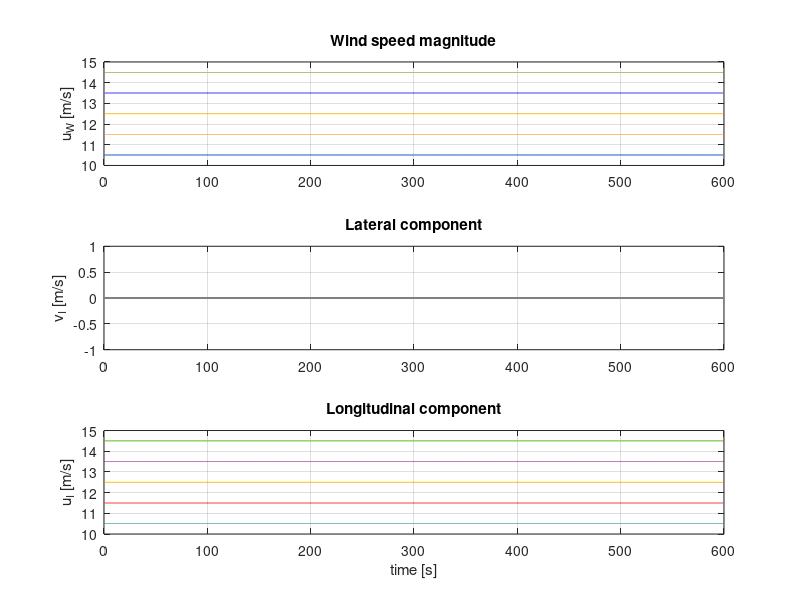

Source code (MATLAB): (Note: this script raises an error after producing the figure.)
%
%   [Description]
%   Script to generate an Extreme Coherent Gust with direction change (ECD)
%   according to IEC 61400-1.
%
%
%% Setup
clear all; close all; clc;

FileName = 'SteadyWind';

%% Preprocessing
% Time discretization
T           = 600;                   % [s]   total simulation time
dt          = 1/100;               	% [s]   simulation time step
t           = 0:dt:T-dt;            % [s]   simulation time vector

% Wind conditions at hub height
V_hub       = 12.5;                 % [m/s] mean wind speed at hub height: v_rated + 2/m/s 
t_start     = 30;                   % [s]   start time of gust event

% Extreme coherent gust with direction change (ECD - IEC 6.3.2.5)
% V_cg        = 15;                   % [m/s] coherent gust amplitude
% T_gust      = 10;                   % [s]   rise time of coherent gust

% Grid definition
dy          = 10;                   % [m]   lateral spacing
dz          = 10;                   % [m]   vertical spacing
Ny          = 29;                   % [-]   number of grid points in lateral direction
Nz          = 29;                   % [-]   number of grid points in vertical direction

% Some variables required in the Type 4 wind: Bladed style
HubHeight   = 150;                  % [m]   hub height      
URef        = V_hub;         % [m/s] reference mean wind speed
zOffset     = HubHeight;            % [m]   reference height of the grid
z0          = 0.1;                  % [m]   the rougthness length, not really used

% The normal wind profile model (NWP - IEC 6.3.1.2)
alpha       = 0.2;                                  % [-]   shear exponent for NWP
z_hub       = HubHeight;
z           = [-(Nz-1)/2:1:(Nz-1)/2]*dz+HubHeight;  % [m]   vertical coordinates of the grid
% V_z         = V_hub*(z/z_hub).^alpha;               % [m/s] mean wind profile at each vertical grid point
m           = 0.02; % [(m/s)/m]
V_z         = V_hub + m*(z - z_hub);   % [m/s] wind profile with linear shear

% --- Steady wind magnitude with shear ---
u_W         = NaN(Nz, length(t));
u_W = repmat(V_z(:), 1, length(t));   % [Nz x Nt]

% --- No direction change ---
theta       = NaN(1, length(t));   
theta_cg    = ones(1, length(t)).*deg2rad((720/V_hub));     % [rad]
theta = zeros(1, length(t));    % [1 x Nt]

% Transformation into inertial coordinate system
u_I = u_W .* repmat(cos(theta), Nz, 1);   % = u_W
v_I = u_W .* repmat(sin(theta), Nz, 1);   % = 0

%% Plot and validate results
Idx = ismember(z,[50:50:250]);

figure

subplot(311)
hold on; grid on; box on
plot(t,u_W(Idx,:)')
ylabel('u_W [m/s]')
title('Wind speed magnitude')

subplot(312)
hold on; grid on; box on
plot(t,v_I(Idx,:)')
ylabel('v_I [m/s]')
title('Lateral component')

subplot(313) 
hold on; grid on; box on
plot(t,u_I(Idx,:)')
ylabel('u_I [m/s]')
title('Longitudinal component')

xlabel('time [s]')
legend(z(Idx)+" m")

%% Prepare output arrays for .wnd-file
SummVars(1) = HubHeight;    % HubHeight
SummVars(3) = URef;         % Mean wind speed at hub-height

velocity    = NaN(max(size(t)),3,Ny,Nz);  % [time, (u,v,w), y, z]
for iy = 1:Ny
    for iz = 1:Nz
        velocity(:,1,iy,iz) = u_I(iz,:);    % longitudinal component
        velocity(:,2,iy,iz) = v_I(iz,:);    % lateral component
        velocity(:,3,iy,iz) = 0;            % no vertical component
    end
end

% Get turbulence intensity for .sum-file
% here we use std u for w component to avoid dividing by zero
TI_scale = max(std(squeeze(velocity(:,1,ceil(Ny/2),ceil(Nz/2))))/URef*100, 1.0);
SummVars(4) = TI_scale;
SummVars(5) = TI_scale;
SummVars(6) = TI_scale;

% Export rotor-plane wind field (.wnd + .sum) for OpenFAST
disp('Exporting rotor plane wind field as ".wnd" binary files...')
WriteBLgrid([FileName '.wnd'], velocity, dy, dz, dt, zOffset, z0, SummVars)

fileID    = fopen([FileName '.sum'],'w');
fprintf(fileID,'This summary file is not complete it only contains required information for the OpenFAST');
fprintf(fileID,'\n');
fprintf(fileID,'F        Clockwise rotation when looking downwind?\n');
fprintf(fileID,[num2str(SummVars(1)) '  Hub height [m] \n']);
fprintf(fileID,['UBar   =  ' num2str(SummVars(3)) ' m/s \n']);
fprintf(fileID,['TI(u)  =  ' num2str(SummVars(4)) ' %%\n']);
fprintf(fileID,['TI(v)  =  ' num2str(SummVars(5)) ' %%\n']);
fprintf(fileID,['TI(w)  =  ' num2str(SummVars(6)) ' %%\n']);
fprintf(fileID,['Height Offset =  ' num2str(0) ' m\n']);
fprintf(fileID,'Creating a PERIODIC output file.');
fclose(fileID);
